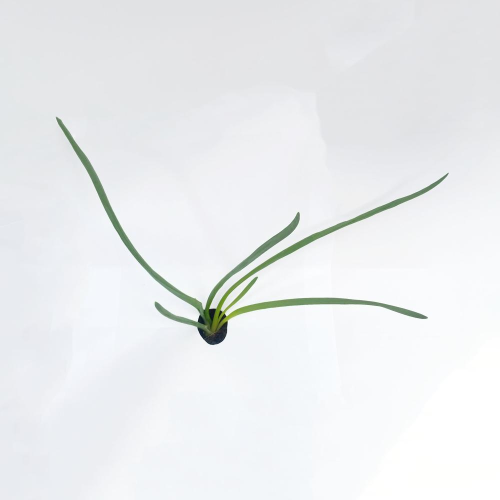
#> input picture Dataset/Skala0/sehat1.jpg, 1000 x 1000 px, found by its file name (shown at 1/2 size); its folder holds only this picture in this run
$ jupyter execute --allow-errors 'extract_feature copy.ipynb'
#> lines starting #> are read from the running program, lines starting #| are printed output that depends on the picture; after the words box and inside, x2 and y2 are one past the last pixel; in counts of white or black regions, pixels touching at a corner belong together; long printed decimals are rounded
#> further down, abc is the input picture: shape (1000, 1000, 3); mean B, G, R 238.6, 236.9, 234.8
#> `resized = cv2.resize(abc, dim, interpolation = cv2.INTER_AREA)`:
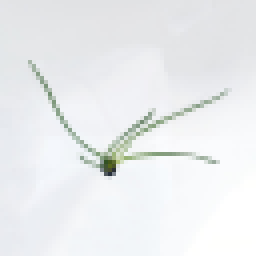
#> resized: shape (64, 64, 3) (shown 4 times larger); mean B, G, R 238.6, 236.9, 234.8
#> `hsv = cv2.cvtColor(resized, cv2.COLOR_BGR2HSV)`: hsv: shape (64, 64, 3); mean H, S, V 101.9, 5.6, 239.5
#> `mask = cv2.inRange(hsv, lower_red, upper_red)`: mask: shape (64, 64); every value is 0
#> `res = cv2.bitwise_and(resized, resized, mask=mask)`: res: shape (64, 64, 3); every value is 0
#> `result=res.flatten()`: result = 12288 values from 0 to 0
#> the loop `for k in range(3072):` made 3072 passes
#> after the loop `for k in range(3072):`: sum = 6144
#> `sqsum=math.sqrt(sum)`: sqsum = 78.38
#> `h,s,v = cv2.split(hsv)`:
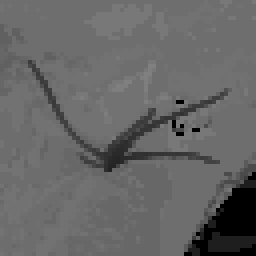
#> h: shape (64, 64) (shown 4 times larger); min 0, max 128, mean 101.9
#> `h,s,v = cv2.split(hsv)`:
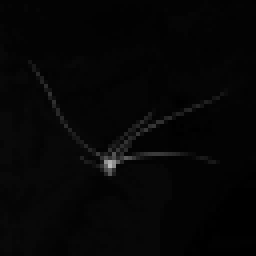
#> s: shape (64, 64) (shown 4 times larger); min 0, max 184, mean 5.6
#> `h_mean = np.mean(h)`: h_mean = 101.9
#> `s_mean = np.mean(s)`: s_mean = 5.6
#> `v_mean = np.mean(v)`: v_mean = 239.5
#> after the loop `for j in range(0, len(proList)):`: properties = [156, 0.724, 0.0199, 0.141, 0]
#> `features =np.array([sqsum,properties[0], properties[1], properties[2],..`: features = [78.38, 156, 0.724, 0.0199, 0.141, 0, 101.9, 5.6, 239.5, 0]
[cell 1]
import numpy as np
import os
import math
import matplotlib.pyplot as plt
from skimage.feature import graycomatrix,graycoprops
import pandas as pd
import cv2

[cell 2]
slices=[]
proList = ['contrast', 'homogeneity', 'ASM', 'energy']
featlist = ['sumValue','contrast', 'homogeneity', 'ASM', 'energy','hue', 'saturaton', 'value','label']
properties =np.zeros(5)
glcmMatrix = []
final=[]
folders = ["Skala0","Skala1","Skala2","Skala3","Skala4"]

#> (a cell that did not finish here is left out)

[cell 4]
import cv2
import matplotlib.pyplot as plt
import numpy as np

# temp
INPUT_SCAN_FOLDER="C:/Users/ASUS/OneDrive/Documents/SKRIPSI/skripsiu/Dataset/Skala4/rusak30.jpg"

img        = cv2.imread(INPUT_SCAN_FOLDER)
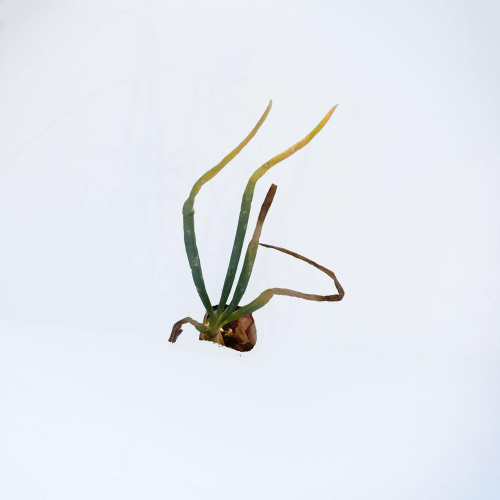
#> input picture Dataset/Skala4/rusak30.jpg, 1000 x 1000 px, found by its file name (shown at 1/2 size)
#> img is the input picture: shape (1000, 1000, 3); mean B, G, R 239.6, 233.3, 229.8
img        = cv2.cvtColor(img, cv2.COLOR_BGR2RGB)

# [8 lines of commented-out code are left out]

plt.imshow(img)

[cell 5]
import cv2
import matplotlib.pyplot as plt
import numpy as np

# temp
INPUT_SCAN_FOLDER="C:/Users/ASUS/OneDrive/Documents/SKRIPSI/skripsiu/Dataset/Skala4/rusak30.jpg"

img        = cv2.imread(INPUT_SCAN_FOLDER)

# gray_image = cv2.cvtColor(img, cv2.COLOR_BGR2GRAY)
hsv        = cv2.cvtColor(img, cv2.COLOR_BGR2HSV)
#> hsv: shape (1000, 1000, 3); mean H, S, V 107.3, 15.1, 241.2


# lower_red = np.array([5, 50, 50]) # ini nilainya darimana? buat apa?, i mean [5, 50, 50] apa?
# upper_red  = np.array([20,255,255]) # ini juga sama nilainya darimana, buat apa? i mean [20, 255, 255] apa?

# mask = cv2.inRange(hsv, lower_red, upper_red)

plt.imshow(hsv, cmap='gray')

[cell 6]
import cv2
import matplotlib.pyplot as plt
import numpy as np
import math

# temp
INPUT_SCAN_FOLDER="C:/Users/ASUS/OneDrive/Documents/SKRIPSI/skripsiu/Dataset/Skala4/rusak30.jpg"

img        = cv2.imread(INPUT_SCAN_FOLDER)
resized_img= cv2.resize(img, (500, 500))
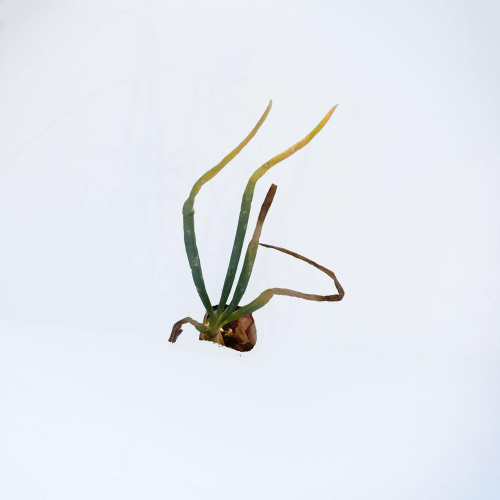
#> resized_img: shape (500, 500, 3); mean B, G, R 239.7, 233.3, 229.9

gray_image = cv2.cvtColor(resized_img, cv2.COLOR_BGR2GRAY)
#> gray_image: shape (500, 500)
hsv_img    = cv2.cvtColor(resized_img, cv2.COLOR_BGR2HSV)
#> hsv_img: shape (500, 500, 3); mean H, S, V 107.3, 15.1, 241.2


lower_red = np.array([5, 50, 50]) # ini nilainya darimana? buat apa?, i mean [5, 50, 50] apa?
upper_red  = np.array([20,255,255]) # ini juga sama nilainya darimana, buat apa? i mean [20, 255, 255] apa?

mask        = cv2.inRange(hsv_img, lower_red, upper_red)
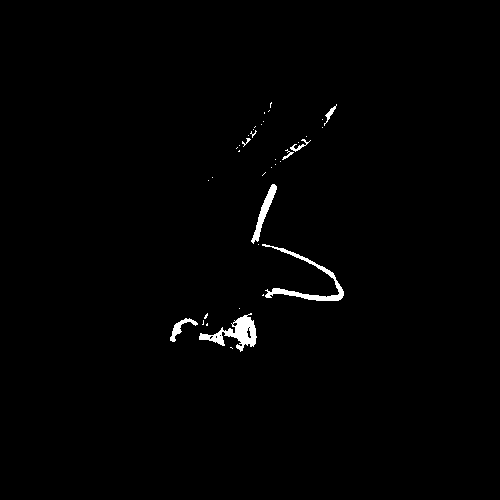
#> mask: shape (500, 500); 0.98% white; 38 white regions (30 under 20 px), largest, box (x1, y1, x2, y2) and area: (199, 313, 257, 352) 829, (262, 244, 344, 301) 742, (251, 184, 277, 244) 399
bitwise_img = cv2.bitwise_and(resized_img, resized_img, mask=mask)

plt.imshow(bitwise_img)


sum=0
result = bitwise_img.flatten()

# print(len(result))
for k in range(len(result)):
    sum+= result[k]^2
#> this loop made 750000 passes
#> after the loop, sum = 2148509
#print(sum)
sqsum = math.sqrt(sum)
#> sqsum = 1465.8

[cell 7]
print(sqsum)
#| 1465.779
